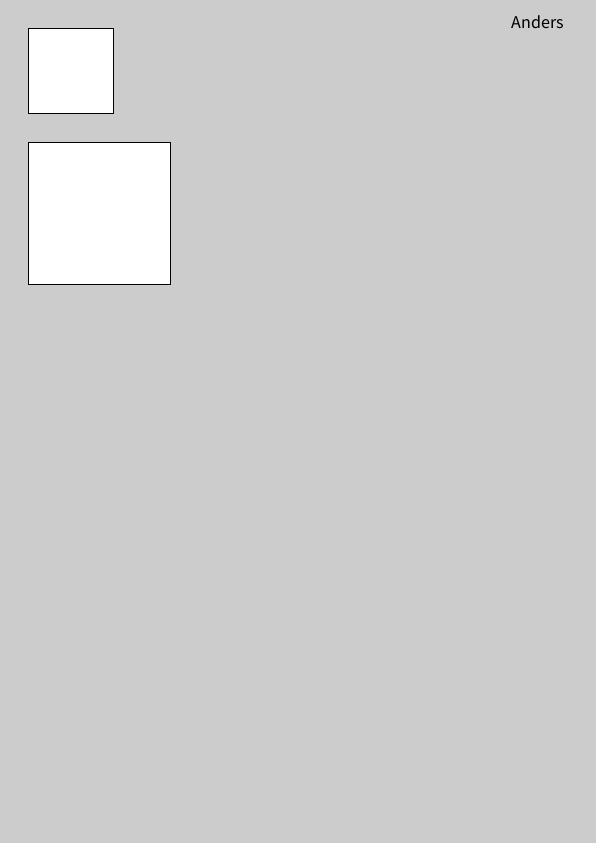
Frame 1 (no input)
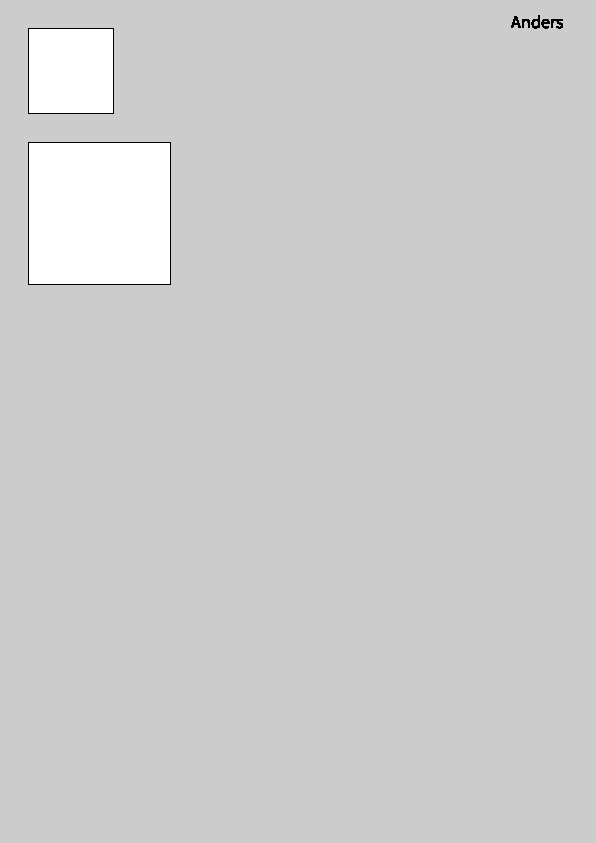
Frame 60 (the mouse pressed at the canvas centre just before this capture)
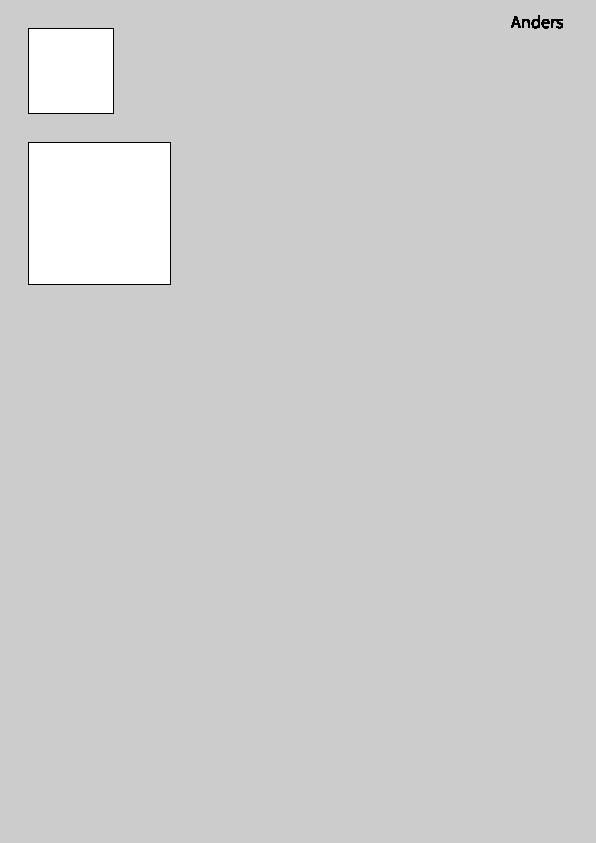
Frame 120 (the mouse held since frame 60 and released just before this capture)

The Processing sketch that drew these frames (run headless with seeded random() and noise(); from frame 60 on, the mouse is pressed at the canvas centre):

// Processing sketch: sketch_oppgave1_ruter
// ── sketch_oppgave1_ruter.pde
void makeA4(String name)
{
  float sfactor = 28.4; // pixels per centimeter
  scale(sfactor,sfactor);
  strokeWeight(1/sfactor);
  textSize(18/sfactor);
  fill(0);
  textAlign(RIGHT);
  text(name,20,1);
  textAlign(LEFT);
  fill(255);
}

void draw()
{
  makeA4("Anders");
  translate(1,1);
  drawSquare();
}

void setup()
{
  size(596,843);
  frameRate(30);
}

void drawSquare()
{
  float side1 = 3;
  float side2 = 5;
  rect(0,0,side1,side1);
  translate(0,side1+1);
  rect(0,0,side2,side2);
}
